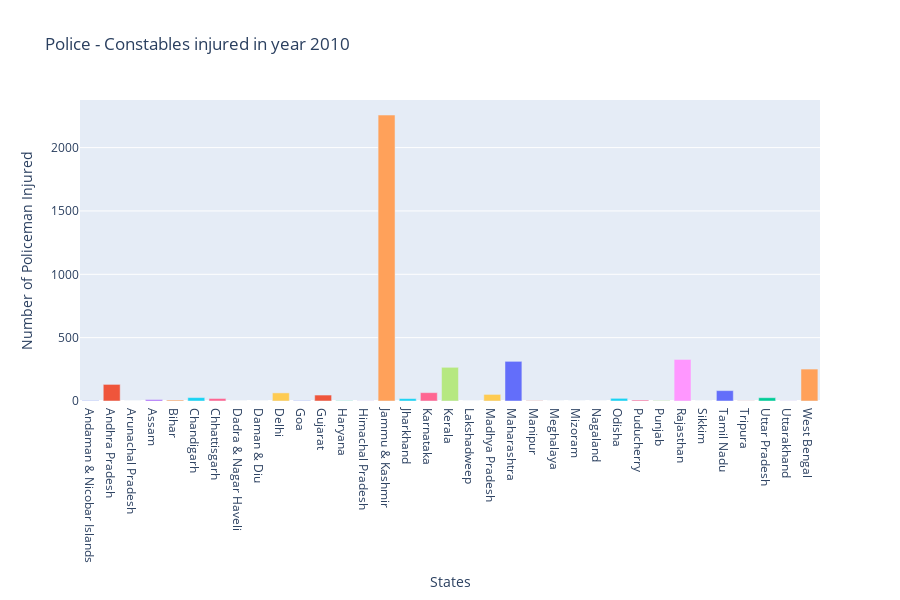

Notebook code cell kept with this figure:
### Code cell
year = set1['Year'].values
vals = set1['Police_Injured_Total_Policemen'].values
groupname = list(set(set1['Group_Name'].values))
# print(groupname)

gn = set1['Group_Name'].values
fvals =[]
states = set1['Area_Name'].values
fstates = []
for i in range(len(vals)):
    if ((year[i] == 2010) and (gn[i] == 'Police - Constables')):
       
        fvals.append(vals[i])
        fstates.append(states[i])
named_colorscales = px.colors.named_colorscales()
fig = px.bar(set1, x=fstates, y=fvals, title="Police - Constables injured in year 2010",height=600,color= named_colorscales[:len(fvals)])
fig.update_layout(xaxis_title="States",
    yaxis_title="Number of Policeman Injured")
fig.update_layout(showlegend=False)
fig.show()


#Most of the constables killed were from Jammu And Kashmir

### Figure 1 — Plotly figure (JSON) as saved in the notebook; plotly's stock layout.template omitted (floating-point values rounded to 4 significant figures)
{"data": [{"alignmentgroup": "True", "hovertemplate": "color=aggrnyl<br>x=%{x}<br>y=%{y}<extra></extra>", "legendgroup": "aggrnyl", "marker": {"color": "#636efa"}, "name": "aggrnyl", "offsetgroup": "aggrnyl", "orientation": "v", "showlegend": true, "textposition": "auto", "type": "bar", "x": ["Andaman & Nicobar Islands"], "xaxis": "x", "y": [3], "yaxis": "y"}, {"alignmentgroup": "True", "hovertemplate": "color=agsunset<br>x=%{x}<br>y=%{y}<extra></extra>", "legendgroup": "agsunset", "marker": {"color": "#EF553B"}, "name": "agsunset", "offsetgroup": "agsunset", "orientation": "v", "showlegend": true, "textposition": "auto", "type": "bar", "x": ["Andhra Pradesh"], "xaxis": "x", "y": [131], "yaxis": "y"}, {"alignmentgroup": "True", "hovertemplate": "color=blackbody<br>x=%{x}<br>y=%{y}<extra></extra>", "legendgroup": "blackbody", "marker": {"color": "#00cc96"}, "name": "blackbody", "offsetgroup": "blackbody", "orientation": "v", "showlegend": true, "textposition": "auto", "type": "bar", "x": ["Arunachal Pradesh"], "xaxis": "x", "y": [0], "yaxis": "y"}, {"alignmentgroup": "True", "hovertemplate": "color=bluered<br>x=%{x}<br>y=%{y}<extra></extra>", "legendgroup": "bluered", "marker": {"color": "#ab63fa"}, "name": "bluered", "offsetgroup": "bluered", "orientation": "v", "showlegend": true, "textposition": "auto", "type": "bar", "x": ["Assam"], "xaxis": "x", "y": [11], "yaxis": "y"}, {"alignmentgroup": "True", "hovertemplate": "color=blues<br>x=%{x}<br>y=%{y}<extra></extra>", "legendgroup": "blues", "marker": {"color": "#FFA15A"}, "name": "blues", "offsetgroup": "blues", "orientation": "v", "showlegend": true, "textposition": "auto", "type": "bar", "x": ["Bihar"], "xaxis": "x", "y": [8], "yaxis": "y"}, {"alignmentgroup": "True", "hovertemplate": "color=blugrn<br>x=%{x}<br>y=%{y}<extra></extra>", "legendgroup": "blugrn", "marker": {"color": "#19d3f3"}, "name": "blugrn", "offsetgroup": "blugrn", "orientation": "v", "showlegend": true, "textposition": "auto", "type": "bar", "x": ["Chandigarh"], "xaxis": "x", "y": [27], "yaxis": "y"}, {"alignmentgroup": "True", "hovertemplate": "color=bluyl<br>x=%{x}<br>y=%{y}<extra></extra>", "legendgroup": "bluyl", "marker": {"color": "#FF6692"}, "name": "bluyl", "offsetgroup": "bluyl", "orientation": "v", "showlegend": true, "textposition": "auto", "type": "bar", "x": ["Chhattisgarh"], "xaxis": "x", "y": [20], "yaxis": "y"}, {"alignmentgroup": "True", "hovertemplate": "color=brwnyl<br>x=%{x}<br>y=%{y}<extra></extra>", "legendgroup": "brwnyl", "marker": {"color": "#B6E880"}, "name": "brwnyl", "offsetgroup": "brwnyl", "orientation": "v", "showlegend": true, "textposition": "auto", "type": "bar", "x": ["Dadra & Nagar Haveli"], "xaxis": "x", "y": [0], "yaxis": "y"}, {"alignmentgroup": "True", "hovertemplate": "color=bugn<br>x=%{x}<br>y=%{y}<extra></extra>", "legendgroup": "bugn", "marker": {"color": "#FF97FF"}, "name": "bugn", "offsetgroup": "bugn", "orientation": "v", "showlegend": true, "textposition": "auto", "type": "bar", "x": ["Daman & Diu"], "xaxis": "x", "y": [0], "yaxis": "y"}, {"alignmentgroup": "True", "hovertemplate": "color=bupu<br>x=%{x}<br>y=%{y}<extra></extra>", "legendgroup": "bupu", "marker": {"color": "#FECB52"}, "name": "bupu", "offsetgroup": "bupu", "orientation": "v", "showlegend": true, "textposition": "auto", "type": "bar", "x": ["Delhi"], "xaxis": "x", "y": [64], "yaxis": "y"}, {"alignmentgroup": "True", "hovertemplate": "color=burg<br>x=%{x}<br>y=%{y}<extra></extra>", "legendgroup": "burg", "marker": {"color": "#636efa"}, "name": "burg", "offsetgroup": "burg", "orientation": "v", "showlegend": true, "textposition": "auto", "type": "bar", "x": ["Goa"], "xaxis": "x", "y": [3], "yaxis": "y"}, {"alignmentgroup": "True", "hovertemplate": "color=burgyl<br>x=%{x}<br>y=%{y}<extra></extra>", "legendgroup": "burgyl", "marker": {"color": "#EF553B"}, "name": "burgyl", "offsetgroup": "burgyl", "orientation": "v", "showlegend": true, "textposition": "auto", "type": "bar", "x": ["Gujarat"], "xaxis": "x", "y": [47], "yaxis": "y"}, {"alignmentgroup": "True", "hovertemplate": "color=cividis<br>x=%{x}<br>y=%{y}<extra></extra>", "legendgroup": "cividis", "marker": {"color": "#00cc96"}, "name": "cividis", "offsetgroup": "cividis", "orientation": "v", "showlegend": true, "textposition": "auto", "type": "bar", "x": ["Haryana"], "xaxis": "x", "y": [2], "yaxis": "y"}, {"alignmentgroup": "True", "hovertemplate": "color=darkmint<br>x=%{x}<br>y=%{y}<extra></extra>", "legendgroup": "darkmint", "marker": {"color": "#ab63fa"}, "name": "darkmint", "offsetgroup": "darkmint", "orientation": "v", "showlegend": true, "textposition": "auto", "type": "bar", "x": ["Himachal Pradesh"], "xaxis": "x", "y": [1], "yaxis": "y"}, {"alignmentgroup": "True", "hovertemplate": "color=electric<br>x=%{x}<br>y=%{y}<extra></extra>", "legendgroup": "electric", "marker": {"color": "#FFA15A"}, "name": "electric", "offsetgroup": "electric", "orientation": "v", "showlegend": true, "textposition": "auto", "type": "bar", "x": ["Jammu & Kashmir"], "xaxis": "x", "y": [2257], "yaxis": "y"}, {"alignmentgroup": "True", "hovertemplate": "color=emrld<br>x=%{x}<br>y=%{y}<extra></extra>", "legendgroup": "emrld", "marker": {"color": "#19d3f3"}, "name": "emrld", "offsetgroup": "emrld", "orientation": "v", "showlegend": true, "textposition": "auto", "type": "bar", "x": ["Jharkhand"], "xaxis": "x", "y": [19], "yaxis": "y"}, {"alignmentgroup": "True", "hovertemplate": "color=gnbu<br>x=%{x}<br>y=%{y}<extra></extra>", "legendgroup": "gnbu", "marker": {"color": "#FF6692"}, "name": "gnbu", "offsetgroup": "gnbu", "orientation": "v", "showlegend": true, "textposition": "auto", "type": "bar", "x": ["Karnataka"], "xaxis": "x", "y": [66], "yaxis": "y"}, {"alignmentgroup": "True", "hovertemplate": "color=greens<br>x=%{x}<br>y=%{y}<extra></extra>", "legendgroup": "greens", "marker": {"color": "#B6E880"}, "name": "greens", "offsetgroup": "greens", "orientation": "v", "showlegend": true, "textposition": "auto", "type": "bar", "x": ["Kerala"], "xaxis": "x", "y": [266], "yaxis": "y"}, {"alignmentgroup": "True", "hovertemplate": "color=greys<br>x=%{x}<br>y=%{y}<extra></extra>", "legendgroup": "greys", "marker": {"color": "#FF97FF"}, "name": "greys", "offsetgroup": "greys", "orientation": "v", "showlegend": true, "textposition": "auto", "type": "bar", "x": ["Lakshadweep"], "xaxis": "x", "y": [0], "yaxis": "y"}, {"alignmentgroup": "True", "hovertemplate": "color=hot<br>x=%{x}<br>y=%{y}<extra></extra>", "legendgroup": "hot", "marker": {"color": "#FECB52"}, "name": "hot", "offsetgroup": "hot", "orientation": "v", "showlegend": true, "textposition": "auto", "type": "bar", "x": ["Madhya Pradesh"], "xaxis": "x", "y": [52], "yaxis": "y"}, {"alignmentgroup": "True", "hovertemplate": "color=inferno<br>x=%{x}<br>y=%{y}<extra></extra>", "legendgroup": "inferno", "marker": {"color": "#636efa"}, "name": "inferno", "offsetgroup": "inferno", "orientation": "v", "showlegend": true, "textposition": "auto", "type": "bar", "x": ["Maharashtra"], "xaxis": "x", "y": [313], "yaxis": "y"}, {"alignmentgroup": "True", "hovertemplate": "color=jet<br>x=%{x}<br>y=%{y}<extra></extra>", "legendgroup": "jet", "marker": {"color": "#EF553B"}, "name": "jet", "offsetgroup": "jet", "orientation": "v", "showlegend": true, "textposition": "auto", "type": "bar", "x": ["Manipur"], "xaxis": "x", "y": [2], "yaxis": "y"}, {"alignmentgroup": "True", "hovertemplate": "color=magenta<br>x=%{x}<br>y=%{y}<extra></extra>", "legendgroup": "magenta", "marker": {"color": "#00cc96"}, "name": "magenta", "offsetgroup": "magenta", "orientation": "v", "showlegend": true, "textposition": "auto", "type": "bar", "x": ["Meghalaya"], "xaxis": "x", "y": [0], "yaxis": "y"}, {"alignmentgroup": "True", "hovertemplate": "color=magma<br>x=%{x}<br>y=%{y}<extra></extra>", "legendgroup": "magma", "marker": {"color": "#ab63fa"}, "name": "magma", "offsetgroup": "magma", "orientation": "v", "showlegend": true, "textposition": "auto", "type": "bar", "x": ["Mizoram"], "xaxis": "x", "y": [0], "yaxis": "y"}, {"alignmentgroup": "True", "hovertemplate": "color=mint<br>x=%{x}<br>y=%{y}<extra></extra>", "legendgroup": "mint", "marker": {"color": "#FFA15A"}, "name": "mint", "offsetgroup": "mint", "orientation": "v", "showlegend": true, "textposition": "auto", "type": "bar", "x": ["Nagaland"], "xaxis": "x", "y": [0], "yaxis": "y"}, {"alignmentgroup": "True", "hovertemplate": "color=orrd<br>x=%{x}<br>y=%{y}<extra></extra>", "legendgroup": "orrd", "marker": {"color": "#19d3f3"}, "name": "orrd", "offsetgroup": "orrd", "orientation": "v", "showlegend": true, "textposition": "auto", "type": "bar", "x": ["Odisha"], "xaxis": "x", "y": [21], "yaxis": "y"}, {"alignmentgroup": "True", "hovertemplate": "color=oranges<br>x=%{x}<br>y=%{y}<extra></extra>", "legendgroup": "oranges", "marker": {"color": "#FF6692"}, "name": "oranges", "offsetgroup": "oranges", "orientation": "v", "showlegend": true, "textposition": "auto", "type": "bar", "x": ["Puducherry"], "xaxis": "x", "y": [8], "yaxis": "y"}, {"alignmentgroup": "True", "hovertemplate": "color=oryel<br>x=%{x}<br>y=%{y}<extra></extra>", "legendgroup": "oryel", "marker": {"color": "#B6E880"}, "name": "oryel", "offsetgroup": "oryel", "orientation": "v", "showlegend": true, "textposition": "auto", "type": "bar", "x": ["Punjab"], "xaxis": "x", "y": [4], "yaxis": "y"}, {"alignmentgroup": "True", "hovertemplate": "color=peach<br>x=%{x}<br>y=%{y}<extra></extra>", "legendgroup": "peach", "marker": {"color": "#FF97FF"}, "name": "peach", "offsetgroup": "peach", "orientation": "v", "showlegend": true, "textposition": "auto", "type": "bar", "x": ["Rajasthan"], "xaxis": "x", "y": [328], "yaxis": "y"}, {"alignmentgroup": "True", "hovertemplate": "color=pinkyl<br>x=%{x}<br>y=%{y}<extra></extra>", "legendgroup": "pinkyl", "marker": {"color": "#FECB52"}, "name": "pinkyl", "offsetgroup": "pinkyl", "orientation": "v", "showlegend": true, "textposition": "auto", "type": "bar", "x": ["Sikkim"], "xaxis": "x", "y": [0], "yaxis": "y"}, {"alignmentgroup": "True", "hovertemplate": "color=plasma<br>x=%{x}<br>y=%{y}<extra></extra>", "legendgroup": "plasma", "marker": {"color": "#636efa"}, "name": "plasma", "offsetgroup": "plasma", "orientation": "v", "showlegend": true, "textposition": "auto", "type": "bar", "x": ["Tamil Nadu"], "xaxis": "x", "y": [82], "yaxis": "y"}, {"alignmentgroup": "True", "hovertemplate": "color=plotly3<br>x=%{x}<br>y=%{y}<extra></extra>", "legendgroup": "plotly3", "marker": {"color": "#EF553B"}, "name": "plotly3", "offsetgroup": "plotly3", "orientation": "v", "showlegend": true, "textposition": "auto", "type": "bar", "x": ["Tripura"], "xaxis": "x", "y": [1], "yaxis": "y"}, {"alignmentgroup": "True", "hovertemplate": "color=pubu<br>x=%{x}<br>y=%{y}<extra></extra>", "legendgroup": "pubu", "marker": {"color": "#00cc96"}, "name": "pubu", "offsetgroup": "pubu", "orientation": "v", "showlegend": true, "textposition": "auto", "type": "bar", "x": ["Uttar Pradesh"], "xaxis": "x", "y": [26], "yaxis": "y"}, {"alignmentgroup": "True", "hovertemplate": "color=pubugn<br>x=%{x}<br>y=%{y}<extra></extra>", "legendgroup": "pubugn", "marker": {"color": "#ab63fa"}, "name": "pubugn", "offsetgroup": "pubugn", "orientation": "v", "showlegend": true, "textposition": "auto", "type": "bar", "x": ["Uttarakhand"], "xaxis": "x", "y": [1], "yaxis": "y"}, {"alignmentgroup": "True", "hovertemplate": "color=purd<br>x=%{x}<br>y=%{y}<extra></extra>", "legendgroup": "purd", "marker": {"color": "#FFA15A"}, "name": "purd", "offsetgroup": "purd", "orientation": "v", "showlegend": true, "textposition": "auto", "type": "bar", "x": ["West Bengal"], "xaxis": "x", "y": [252], "yaxis": "y"}], "layout": {"barmode": "relative", "height": 600, "legend": {"title": {"text": "color"}, "tracegroupgap": 0}, "showlegend": false, "title": {"text": "Police - Constables injured in year 2010"}, "xaxis": {"anchor": "y", "domain": [0, 1], "title": {"text": "States"}}, "yaxis": {"anchor": "x", "domain": [0, 1], "title": {"text": "Number of Policeman Injured"}}}}
